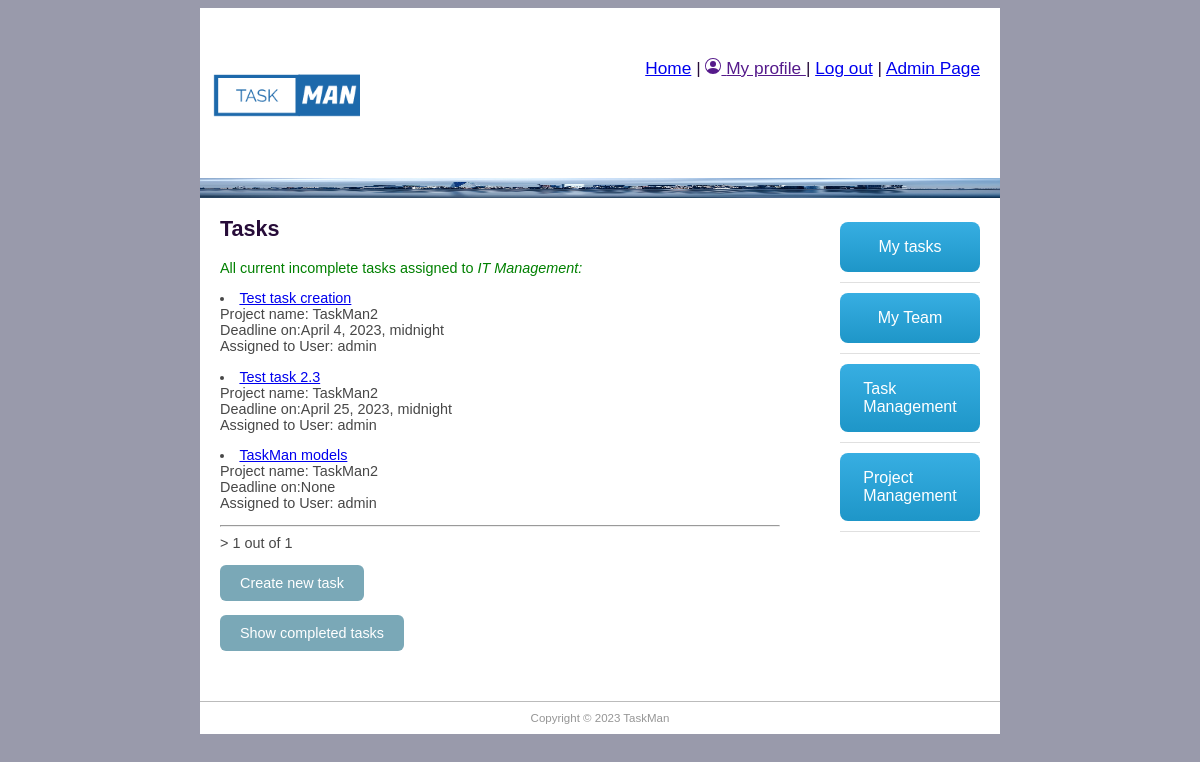
Page /taskman/alltasks/ (signed in) on the committed database.
### taskman/models.py (models this page shows, shortened)
class Employee(models.Model):
    user = models.OneToOneField(User, on_delete=models.CASCADE)
    group_id = models.ForeignKey(Group, help_text='Assign to a team', on_delete=models.SET_NULL, null=True, blank=True)
    photo = models.ImageField(default='default.png', upload_to='profile_pics')
    team_role = models.ForeignKey(TeamRole, help_text='Assign a position', on_delete=models.SET_NULL, null=True, blank=True)
    task_number = models.IntegerField('Number of tasks assigned', default=0, validators=[MaxValueValidator(10)])

class TaskInstance(models.Model):
    project_id = models.ForeignKey('Project', help_text='Assign to a task', on_delete=models.SET_NULL, null=True, blank=True)
    job_title = models.CharField('Task title', max_length=200, help_text='Enter Task role', null=True, blank=True)
    description = models.TextField('Description', max_length=2000, help_text='Enter task description', null=True, blank=True)
    enddate = models.DateTimeField('Requested finish date', null=True, blank=True)
    completed_on = models.BooleanField('Completed', default=False)
    assign_employees = models.ForeignKey(Employee, help_text='Select employees to task', on_delete=models.CASCADE)

class Project(models.Model):
    title = models.CharField('Project title', max_length=100, help_text='Enter project title')
    description = models.TextField('Description', max_length=2000, help_text='Enter project description')
    group_id = models.ForeignKey(Group, help_text='Assign to a team', blank=True, on_delete=models.SET_NULL, null=True)
    employee_req = models.IntegerField('Number of employees expected', default=0)
    enddate = models.DateTimeField('Requested finish date', null=True, blank=True)
    created_on = models.DateTimeField(editable=False, auto_now_add=True)
    updated_on = models.DateTimeField(editable=False, auto_now_add=True)
    completed_on = models.BooleanField('Completed', default=False)

### taskman/views.py (the view)
# urls.py: path('alltasks/', views.AllTaskListView.as_view(), name='all_tasks'),
class AllTaskListView(LoginRequiredMixin, generic.ListView):
    model = TaskInstance
    paginate_by = 5
    template_name = 'all_tasks.html'
    def get_context_data(self, **kwargs):
        context = super().get_context_data(**kwargs)
        current_employee = Employee.objects.get(user=self.request.user)
        context['current_employee'] = current_employee
        return context
    def get_queryset(self):
        current_employee = Employee.objects.get(user=self.request.user)
        task_list = TaskInstance.objects.filter(project_id__group_id__id=current_employee.group_id.id).filter \
            (project_id__completed_on=False).filter(completed_on=False)
        return task_list

### taskman/templates/all_tasks.html (shortened to what this page needs)
{% extends "base.html" %}
{% block content %}
<h1>Tasks</h1>
<p style="color:green">All current incomplete tasks assigned to <em>{{current_employee.group_id}}:</em> </p>
{% for tasks_obj in taskinstance_list %}
<li> <a href="{% url 'task-detail' tasks_obj.id %}">{{tasks_obj.job_title}}</a> <br>Project name: {{tasks_obj.project_id.title}}
    <br> Deadline on:{{tasks_obj.enddate}} <br>Assigned to User: {{tasks_obj.assign_employees.user.username}}</li>
{% endfor %}
<hr>
<div class="pagination"><span class="step-links">>
        <span class="current">
            {{ page_obj.number }} out of {{ page_obj.paginator.num_pages }}</span>
    </span></div>
<a class="button-cool" href="{% url 'task-new' %}">Create new task</a>
<a class="button-cool" href="{% url 'all_tasks_c' %}">Show completed tasks</a>
{% endblock %}

### taskman/static/css/main.css (style rules this page uses)
body { background-color: #999AAB; font-family: "Trebuchet MS", Helvetica, sans-serif; font-size: 0.9em; text-align: justify; color: #474747; }
h1 { color: #270c39; }
.button-cool { display: inline-block; padding: 10px 20px; text-align: center; text-decoration: none; color: #ffffff; background-color: #7aa8b7; border-radius: 6px; outline: none; }

### taskman/templates/all_tasks.html (style rules this page uses)
.button-cool { display: inline-block; padding: 10px 20px; text-align: center; text-decoration: none; color: #ffffff; background-color: #7aa8b7; border-radius: 6px; outline: none; }

### rows in the picture
Employee: group_id "IT Management"
TaskInstance: job_title "Test task creation", project_id "TaskMan2", enddate "April 4, 2023, midnight", assign_employees.user.username "admin"
TaskInstance: job_title "Test task 2.3", project_id "TaskMan2", enddate "April 25, 2023, midnight", assign_employees.user.username "admin"
TaskInstance: job_title "TaskMan models", project_id "TaskMan2", enddate "None", assign_employees.user.username "admin"

### other values in the picture
{{ page_obj.number }} "1"
{{ page_obj.paginator.num_pages }} "1"
